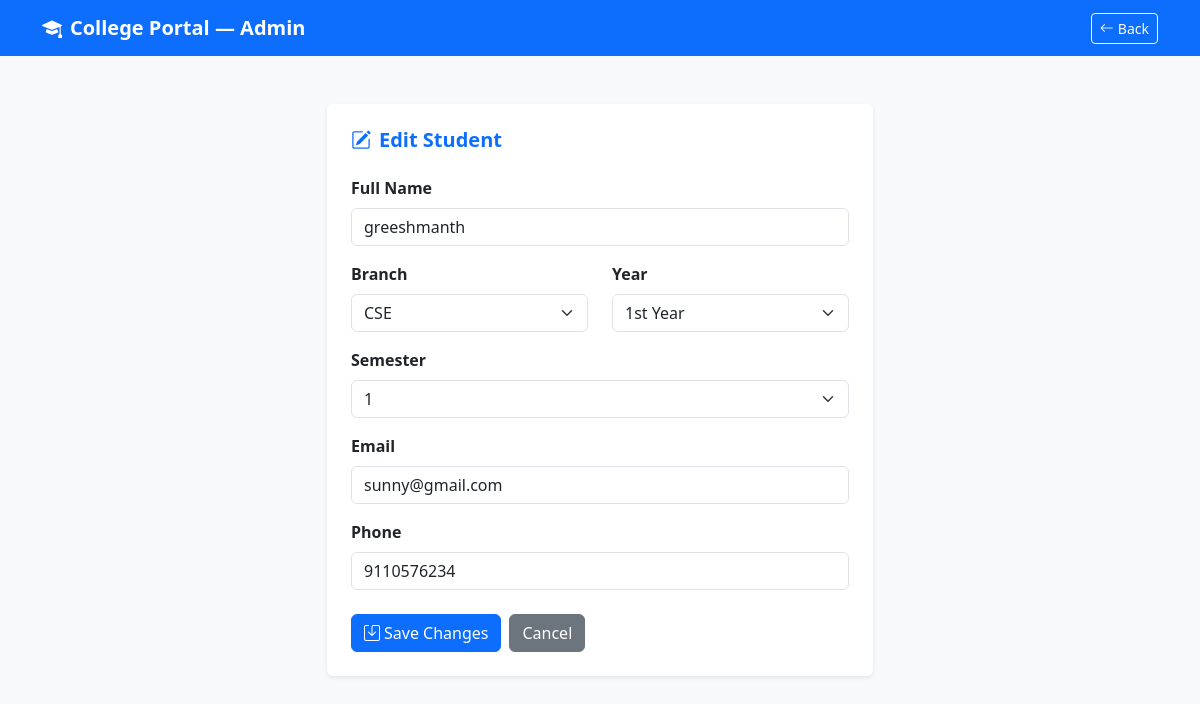
Screenshot of /admin-panel/student/edit/3/ (signed in) with the database file from the repository.
### portal/models.py (models this page shows, shortened)
class Student(models.Model):
    user        = models.OneToOneField(User, on_delete=models.CASCADE)
    name        = models.CharField(max_length=100)
    roll_number = models.CharField(max_length=20, unique=True)
    branch      = models.CharField(max_length=20)
    year        = models.IntegerField()
    semester    = models.IntegerField(default=1)
    dob         = models.DateField()
    email       = models.EmailField()
    phone       = models.CharField(max_length=10)
    photo       = models.ImageField(upload_to='student_photos/', blank=True, null=True)

### portal/views.py (the view, shortened to what this page needs)
# urls.py: path('admin-panel/student/edit/<int:pk>/',    views.edit_student,     name='edit_student'),
@login_required(login_url='login')
def edit_student(request, pk):
    if not request.user.is_staff: return redirect('login')
    student = get_object_or_404(Student, id=pk)
    return render(request, 'portal/edit_student.html', {'student': student})

### portal/templates/portal/edit_student.html (shortened to what this page needs)
{% load static %}
<!doctype html>
<html lang="en">
  <head>
    <link
      href="https://cdn.jsdelivr.net/npm/bootstrap@5.3.0/dist/css/bootstrap.min.css"
      rel="stylesheet"
    />
    <link
      href="https://cdn.jsdelivr.net/npm/bootstrap-icons@1.10.5/font/bootstrap-icons.css"
      rel="stylesheet"
    />
    <link rel="stylesheet" href="{% static 'portal/css/style.css' %}" />
  </head>
  <body class="bg-light">
    <nav class="navbar navbar-dark bg-primary">
      <div class="container">
        <a class="navbar-brand fw-bold" href="{% url 'admin_dashboard' %}">
          <i class="bi bi-mortarboard-fill me-2"></i>College Portal — Admin
        </a>
        <a
          href="{% url 'admin_dashboard' %}"
          class="btn btn-outline-light btn-sm"
        >
          <i class="bi bi-arrow-left me-1"></i>Back
        </a>
      </div>
    </nav>
    <div class="container py-5">
      <div class="row justify-content-center">
        <div class="col-md-6">
          <div class="card border-0 shadow-sm">
            <div class="card-body p-4">
              <h5 class="fw-bold text-primary mb-4">
                <i class="bi bi-pencil-square me-2"></i>Edit Student
              </h5>
              <form method="POST">
                <div class="mb-3">
                  <label class="form-label fw-semibold">Full Name</label>
                  <input
                    type="text"
                    name="name"
                    class="form-control"
                    value="{{ student.name }}"
                    required
                  />
                </div>
                <div class="row mb-3">
                  <div class="col-6">
                    <label class="form-label fw-semibold">Branch</label>
                    <select name="branch" class="form-select" required>
                      <option
                        value="CSE"
                        {%
                        if
                        student.branch=""
                        ="CSE"
                        %}selected{%
                        endif
                        %}
                      >
                        CSE
                      </option>
                    </select>
                  </div>
                  <div class="col-6">
                    <label class="form-label fw-semibold">Year</label>
                    <select name="year" class="form-select" required>
                      <option
                        value="1"
                        {%
                        if
                        student.year=""
                        ="1"
                        %}selected{%
                        endif
                        %}
                      >
                        1st Year
                      </option>
                    </select>
                  </div>
                </div>
                <div class="mb-3">
                  <label class="form-label fw-semibold">Semester</label>
                  <select name="semester" class="form-select" required>
                    <option
                      value="1"
                      {%
                      if
                      student.semester=""
                      ="1"
                      %}selected{%
                      endif
                      %}
                    >
                      1
                    </option>
                  </select>
                </div>
                <div class="mb-3">
                  <label class="form-label fw-semibold">Email</label>
                  <input
                    type="email"
                    name="email"
                    class="form-control"
                    value="{{ student.email }}"
                    required
                  />
                </div>
                <div class="mb-4">
                  <label class="form-label fw-semibold">Phone</label>
                  <input
                    type="tel"
                    name="phone"
                    class="form-control"
                    value="{{ student.phone }}"
                    maxlength="10"
                    required
                  />
                </div>
                <div class="d-flex gap-2">
                  <button type="submit" class="btn btn-primary">
                    <i class="bi bi-save me-1"></i>Save Changes
                  </button>
                  <a
                    href="{% url 'admin_dashboard' %}"
                    class="btn btn-secondary"
                    >Cancel</a
                  >
                </div>
              </form>
            </div>
          </div>
        </div>
      </div>
    </div>
  </body>
</html>

### portal/static/portal/css/style.css (style rules this page uses)
:root { --primary-blue: #0d47a1; --light-blue: #1565c0; --pale-blue: #e3f2fd; --white: #ffffff; --text-dark: #1a1a1a; }
body { background-color: var(--pale-blue); font-family: "Segoe UI", Arial, sans-serif; color: var(--text-dark); }

### rows the page displays
Student: name "greeshmanth", email "sunny@gmail.com", phone "9110576234"
